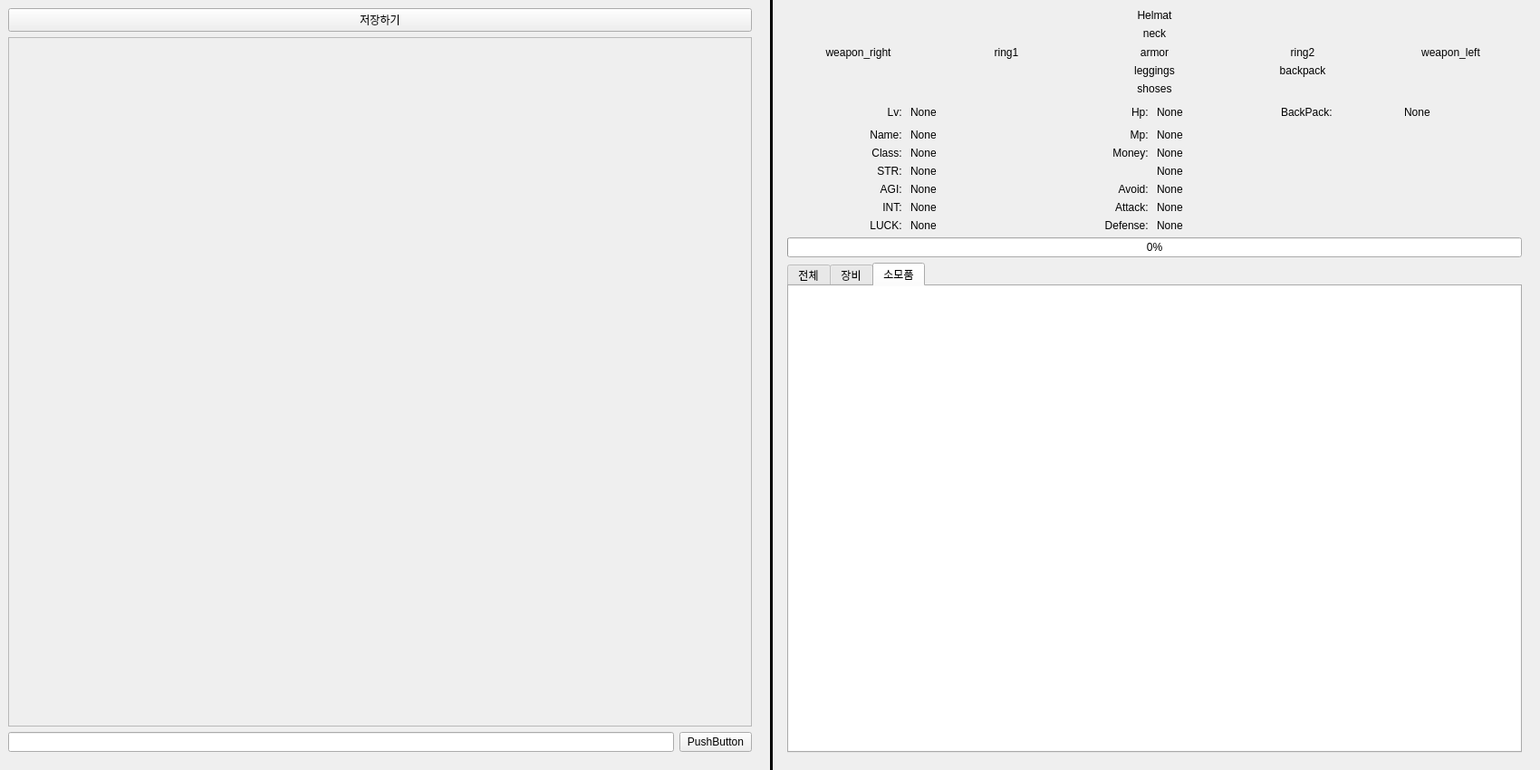
<?xml version="1.0" encoding="UTF-8"?>
<ui version="4.0">
 <class>Form</class>
 <widget class="QWidget" name="Form">
  <property name="geometry">
   <rect>
    <x>0</x>
    <y>0</y>
    <width>1700</width>
    <height>850</height>
   </rect>
  </property>
  <property name="windowTitle">
   <string>Form</string>
  </property>
  <widget class="QWidget" name="verticalLayoutWidget">
   <property name="geometry">
    <rect>
     <x>9</x>
     <y>9</y>
     <width>821</width>
     <height>821</height>
    </rect>
   </property>
   <layout class="QVBoxLayout" name="verticalLayout">
    <item>
     <layout class="QHBoxLayout" name="horizontalLayout">
      <item>
       <widget class="QPushButton" name="SAVE_BTN">
        <property name="text">
         <string>저장하기</string>
        </property>
       </widget>
      </item>
     </layout>
    </item>
    <item>
     <widget class="QScrollArea" name="scrollArea">
      <property name="widgetResizable">
       <bool>true</bool>
      </property>
      <widget class="QWidget" name="scrollAreaWidgetContents_2">
       <property name="geometry">
        <rect>
         <x>0</x>
         <y>0</y>
         <width>817</width>
         <height>755</height>
        </rect>
       </property>
      </widget>
     </widget>
    </item>
    <item>
     <layout class="QHBoxLayout" name="horizontalLayout_2">
      <item>
       <widget class="QLineEdit" name="Chat_Text"/>
      </item>
      <item>
       <widget class="QPushButton" name="Chat_Spend_BTN">
        <property name="text">
         <string>PushButton</string>
        </property>
       </widget>
      </item>
     </layout>
    </item>
   </layout>
  </widget>
  <widget class="Line" name="line">
   <property name="geometry">
    <rect>
     <x>850</x>
     <y>0</y>
     <width>3</width>
     <height>851</height>
    </rect>
   </property>
   <property name="styleSheet">
    <string notr="true">background-color:black;max-width:1px;min-width:1px;</string>
   </property>
   <property name="orientation">
    <enum>Qt::Vertical</enum>
   </property>
  </widget>
  <widget class="QWidget" name="verticalLayoutWidget_2">
   <property name="geometry">
    <rect>
     <x>869</x>
     <y>10</y>
     <width>811</width>
     <height>821</height>
    </rect>
   </property>
   <layout class="QVBoxLayout" name="verticalLayout_2">
    <item>
     <layout class="QGridLayout" name="armor_grid">
      <item row="3" column="2">
       <widget class="QLabel" name="LEGGINGS_LABEL">
        <property name="text">
         <string>leggings</string>
        </property>
        <property name="alignment">
         <set>Qt::AlignCenter</set>
        </property>
       </widget>
      </item>
      <item row="2" column="1">
       <widget class="QLabel" name="RING1_LABEL">
        <property name="text">
         <string>ring1</string>
        </property>
        <property name="alignment">
         <set>Qt::AlignCenter</set>
        </property>
       </widget>
      </item>
      <item row="4" column="2">
       <widget class="QLabel" name="SHOSE_LABEL">
        <property name="text">
         <string>shoses</string>
        </property>
        <property name="alignment">
         <set>Qt::AlignCenter</set>
        </property>
       </widget>
      </item>
      <item row="0" column="2">
       <widget class="QLabel" name="HELMAT_LABEL">
        <property name="text">
         <string>Helmat</string>
        </property>
        <property name="alignment">
         <set>Qt::AlignCenter</set>
        </property>
       </widget>
      </item>
      <item row="1" column="2">
       <widget class="QLabel" name="NECK_LABEL">
        <property name="text">
         <string>neck</string>
        </property>
        <property name="alignment">
         <set>Qt::AlignCenter</set>
        </property>
       </widget>
      </item>
      <item row="2" column="2">
       <widget class="QLabel" name="ARMOR_LABEL">
        <property name="text">
         <string>armor</string>
        </property>
        <property name="alignment">
         <set>Qt::AlignCenter</set>
        </property>
       </widget>
      </item>
      <item row="2" column="3">
       <widget class="QLabel" name="RING2_LABEL">
        <property name="text">
         <string>ring2</string>
        </property>
        <property name="alignment">
         <set>Qt::AlignCenter</set>
        </property>
       </widget>
      </item>
      <item row="2" column="4">
       <widget class="QLabel" name="WEAPON_LEFT_LABEL">
        <property name="text">
         <string>weapon_left</string>
        </property>
        <property name="alignment">
         <set>Qt::AlignCenter</set>
        </property>
       </widget>
      </item>
      <item row="2" column="0">
       <widget class="QLabel" name="WEAPON_RIGHT_LABEL">
        <property name="text">
         <string>weapon_right</string>
        </property>
        <property name="alignment">
         <set>Qt::AlignCenter</set>
        </property>
       </widget>
      </item>
      <item row="3" column="3">
       <widget class="QLabel" name="BACKPACK_LABEL_2">
        <property name="text">
         <string>backpack</string>
        </property>
        <property name="alignment">
         <set>Qt::AlignCenter</set>
        </property>
       </widget>
      </item>
     </layout>
    </item>
    <item>
     <layout class="QGridLayout" name="player_stat_grid">
      <item row="6" column="0">
       <widget class="QLabel" name="label_18">
        <property name="text">
         <string>AGI: </string>
        </property>
        <property name="alignment">
         <set>Qt::AlignRight|Qt::AlignTrailing|Qt::AlignVCenter</set>
        </property>
       </widget>
      </item>
      <item row="7" column="2">
       <widget class="QLabel" name="label_30">
        <property name="text">
         <string>Attack: </string>
        </property>
        <property name="alignment">
         <set>Qt::AlignRight|Qt::AlignTrailing|Qt::AlignVCenter</set>
        </property>
       </widget>
      </item>
      <item row="7" column="0">
       <widget class="QLabel" name="label_19">
        <property name="text">
         <string>INT: </string>
        </property>
        <property name="alignment">
         <set>Qt::AlignRight|Qt::AlignTrailing|Qt::AlignVCenter</set>
        </property>
       </widget>
      </item>
      <item row="2" column="1">
       <widget class="QLabel" name="LV_LABEL">
        <property name="minimumSize">
         <size>
          <width>130</width>
          <height>25</height>
         </size>
        </property>
        <property name="text">
         <string>None</string>
        </property>
       </widget>
      </item>
      <item row="6" column="3">
       <widget class="QLabel" name="AVOID_LABEL">
        <property name="text">
         <string>None</string>
        </property>
       </widget>
      </item>
      <item row="7" column="3">
       <widget class="QLabel" name="ATTACK_LABEL">
        <property name="text">
         <string>None</string>
        </property>
       </widget>
      </item>
      <item row="4" column="3">
       <widget class="QLabel" name="MONEY_LABEL">
        <property name="text">
         <string>None</string>
        </property>
       </widget>
      </item>
      <item row="4" column="0">
       <widget class="QLabel" name="label_10">
        <property name="text">
         <string>Class: </string>
        </property>
        <property name="alignment">
         <set>Qt::AlignRight|Qt::AlignTrailing|Qt::AlignVCenter</set>
        </property>
       </widget>
      </item>
      <item row="3" column="3">
       <widget class="QLabel" name="MP_LABEL">
        <property name="text">
         <string>None</string>
        </property>
       </widget>
      </item>
      <item row="4" column="2">
       <widget class="QLabel" name="label_12">
        <property name="text">
         <string>Money: </string>
        </property>
        <property name="alignment">
         <set>Qt::AlignRight|Qt::AlignTrailing|Qt::AlignVCenter</set>
        </property>
       </widget>
      </item>
      <item row="2" column="0">
       <widget class="QLabel" name="label_2">
        <property name="minimumSize">
         <size>
          <width>130</width>
          <height>25</height>
         </size>
        </property>
        <property name="text">
         <string>Lv: </string>
        </property>
        <property name="alignment">
         <set>Qt::AlignRight|Qt::AlignTrailing|Qt::AlignVCenter</set>
        </property>
       </widget>
      </item>
      <item row="2" column="4">
       <widget class="QLabel" name="label_33">
        <property name="text">
         <string>BackPack: </string>
        </property>
       </widget>
      </item>
      <item row="5" column="0">
       <widget class="QLabel" name="label_17">
        <property name="text">
         <string>STR: </string>
        </property>
        <property name="alignment">
         <set>Qt::AlignRight|Qt::AlignTrailing|Qt::AlignVCenter</set>
        </property>
       </widget>
      </item>
      <item row="6" column="2">
       <widget class="QLabel" name="label_32">
        <property name="text">
         <string>Avoid: </string>
        </property>
        <property name="alignment">
         <set>Qt::AlignRight|Qt::AlignTrailing|Qt::AlignVCenter</set>
        </property>
       </widget>
      </item>
      <item row="8" column="3">
       <widget class="QLabel" name="DEFENSE_LABEL">
        <property name="text">
         <string>None</string>
        </property>
       </widget>
      </item>
      <item row="3" column="1">
       <widget class="QLabel" name="NAME_LABEL">
        <property name="text">
         <string>None</string>
        </property>
       </widget>
      </item>
      <item row="2" column="2">
       <widget class="QLabel" name="label_6">
        <property name="minimumSize">
         <size>
          <width>130</width>
          <height>0</height>
         </size>
        </property>
        <property name="text">
         <string>Hp: </string>
        </property>
        <property name="alignment">
         <set>Qt::AlignRight|Qt::AlignTrailing|Qt::AlignVCenter</set>
        </property>
       </widget>
      </item>
      <item row="5" column="3">
       <widget class="QLabel" name="label_25">
        <property name="text">
         <string>None</string>
        </property>
       </widget>
      </item>
      <item row="2" column="3">
       <widget class="QLabel" name="HP_LABEL">
        <property name="text">
         <string>None</string>
        </property>
       </widget>
      </item>
      <item row="8" column="0">
       <widget class="QLabel" name="label_20">
        <property name="text">
         <string>LUCK: </string>
        </property>
        <property name="alignment">
         <set>Qt::AlignRight|Qt::AlignTrailing|Qt::AlignVCenter</set>
        </property>
       </widget>
      </item>
      <item row="3" column="2">
       <widget class="QLabel" name="label_7">
        <property name="text">
         <string>Mp: </string>
        </property>
        <property name="alignment">
         <set>Qt::AlignRight|Qt::AlignTrailing|Qt::AlignVCenter</set>
        </property>
       </widget>
      </item>
      <item row="8" column="1">
       <widget class="QLabel" name="LUCK_LABEL">
        <property name="text">
         <string>None</string>
        </property>
       </widget>
      </item>
      <item row="3" column="0">
       <widget class="QLabel" name="label_3">
        <property name="text">
         <string>Name: </string>
        </property>
        <property name="alignment">
         <set>Qt::AlignRight|Qt::AlignTrailing|Qt::AlignVCenter</set>
        </property>
       </widget>
      </item>
      <item row="4" column="1">
       <widget class="QLabel" name="CLASS_LABEL">
        <property name="text">
         <string>None</string>
        </property>
       </widget>
      </item>
      <item row="6" column="1">
       <widget class="QLabel" name="AGI_LABEL">
        <property name="text">
         <string>None</string>
        </property>
       </widget>
      </item>
      <item row="5" column="1">
       <widget class="QLabel" name="STR_LABEL">
        <property name="text">
         <string>None</string>
        </property>
       </widget>
      </item>
      <item row="7" column="1">
       <widget class="QLabel" name="INT_LABEL">
        <property name="text">
         <string>None</string>
        </property>
       </widget>
      </item>
      <item row="2" column="5">
       <widget class="QLabel" name="BACKPACK_LABEL">
        <property name="text">
         <string>None</string>
        </property>
       </widget>
      </item>
      <item row="8" column="2">
       <widget class="QLabel" name="label_31">
        <property name="text">
         <string>Defense: </string>
        </property>
        <property name="alignment">
         <set>Qt::AlignRight|Qt::AlignTrailing|Qt::AlignVCenter</set>
        </property>
       </widget>
      </item>
     </layout>
    </item>
    <item>
     <widget class="QProgressBar" name="XP_BAR">
      <property name="value">
       <number>0</number>
      </property>
     </widget>
    </item>
    <item>
     <widget class="QTabWidget" name="InventoryTab">
      <property name="maximumSize">
       <size>
        <width>811</width>
        <height>541</height>
       </size>
      </property>
      <property name="currentIndex">
       <number>2</number>
      </property>
      <widget class="QWidget" name="all_items">
       <property name="maximumSize">
        <size>
         <width>803</width>
         <height>535</height>
        </size>
       </property>
       <attribute name="title">
        <string>전체</string>
       </attribute>
       <widget class="QTableWidget" name="InventoryTable">
        <property name="geometry">
         <rect>
          <x>-2</x>
          <y>-1</y>
          <width>811</width>
          <height>541</height>
         </rect>
        </property>
        <property name="maximumSize">
         <size>
          <width>811</width>
          <height>541</height>
         </size>
        </property>
       </widget>
      </widget>
      <widget class="QWidget" name="armor_items">
       <property name="maximumSize">
        <size>
         <width>803</width>
         <height>535</height>
        </size>
       </property>
       <attribute name="title">
        <string>장비</string>
       </attribute>
       <widget class="QTableWidget" name="ArmorTable">
        <property name="geometry">
         <rect>
          <x>-2</x>
          <y>-1</y>
          <width>811</width>
          <height>541</height>
         </rect>
        </property>
        <property name="maximumSize">
         <size>
          <width>821</width>
          <height>551</height>
         </size>
        </property>
       </widget>
      </widget>
      <widget class="QWidget" name="consumable_items">
       <property name="maximumSize">
        <size>
         <width>811</width>
         <height>16777215</height>
        </size>
       </property>
       <attribute name="title">
        <string>소모품</string>
       </attribute>
       <widget class="QTableWidget" name="ConsumableTable">
        <property name="geometry">
         <rect>
          <x>-2</x>
          <y>-1</y>
          <width>811</width>
          <height>541</height>
         </rect>
        </property>
        <property name="maximumSize">
         <size>
          <width>811</width>
          <height>541</height>
         </size>
        </property>
       </widget>
      </widget>
     </widget>
    </item>
   </layout>
  </widget>
 </widget>
 <resources/>
 <connections/>
</ui>
